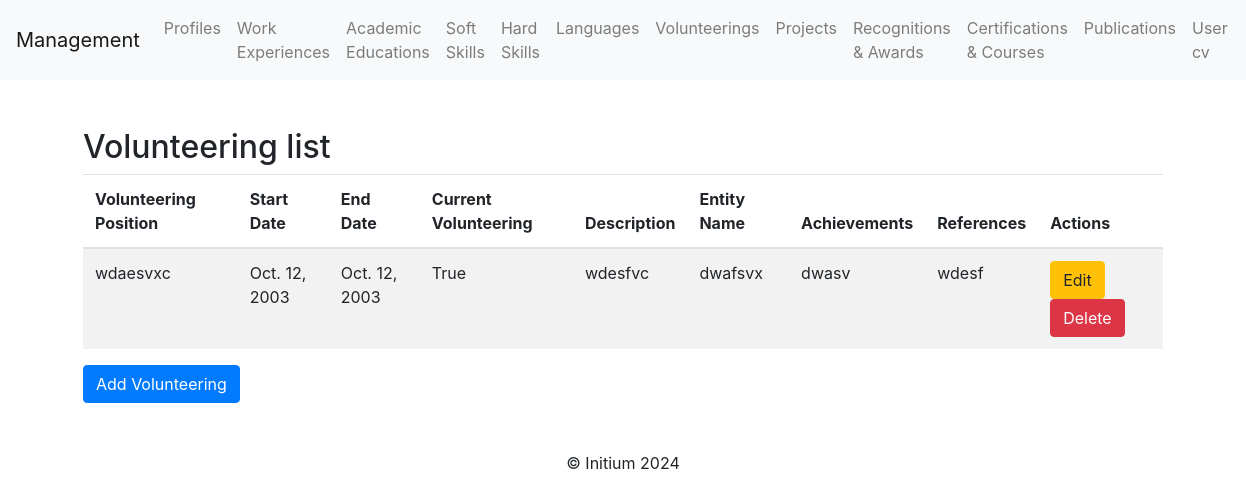
Page /volunteerings/ on the committed database.
### profile_cv/models.py (models this page shows, shortened)
class Volunteering(models.Model):
    volunteering_position = models.CharField(max_length=255)  # Volunteering position
    start_date = models.DateField()  # Start date
    end_date = models.DateField(blank=True, null=True)  # Optional end date
    current_volunteering = models.BooleanField(blank=True, null=True)  # Current volunteering
    entity_name = models.CharField(max_length=255)  # Name of the entity
    description = models.TextField(blank=True, null=True)  # Optional description
    achievements = models.TextField(blank=True, null=True)  # Optional achievements
    references = models.TextField(blank=True, null=True)  # Optional references

### profile_cv/views.py (the view)
# urls.py: path('volunteerings/', volunteering_list, name='volunteering_list'),
def volunteering_list(request):
    volunteerings = Volunteering.objects.all()
    return render(request, "volunteering/volunteering_list.html", {"volunteerings": volunteerings})

### profile_cv/templates/volunteering/volunteering_list.html (shortened to what this page needs)
{% extends 'base.html' %}
{% block content %}
<div class="container mt-5">
    <h2>Volunteering list</h2>
    <table class="table table-striped">
        <thead>
            <tr>
                <th>Volunteering Position</th>
                <th>Start Date</th>
                <th>End Date</th>
                <th>Current Volunteering</th>
                <th>Description</th>
                <th>Entity Name</th>
                <th>Achievements</th>
                <th>References</th>
                <th>Actions</th>
            </tr>
        </thead>
        <tbody>
            {% for volunteering in volunteerings %}
            <tr>
                <td>{{ volunteering.volunteering_position }}</td>
                <td>{{ volunteering.start_date }}</td>
                <td>{{ volunteering.end_date }}</td>
                <td>{{ volunteering.current_volunteering }}</td>
                <td>{{ volunteering.description }}</td>
                <td>{{ volunteering.entity_name }}</td>
                <td>{{ volunteering.achievements }}</td>
                <td>{{ volunteering.references }}</td>
                <td>
                    <a class="btn btn-warning" href="{% url 'volunteering_update' volunteering.pk %}">Edit</a>
                    <a class="btn btn-danger" href="{% url 'volunteering_delete' volunteering.pk %}">Delete</a>
                </td>
            </tr>
            {% empty %}
            <tr>
                <td colspan="9">No Volunteerings found.</td>
            </tr>
            {% endfor %}
        </tbody>
    </table>
    <a class="btn btn-primary" href="{% url 'volunteering_create' %}">Add Volunteering</a>
</div>
{% endblock %}

### rows in the picture
Volunteering: volunteering_position "wdaesvxc", start_date "Oct. 12, 2003", end_date "Oct. 12, 2003", current_volunteering "True", description "wdesfvc", entity_name "dwafsvx", achievements "dwasv", references "wdesf"
